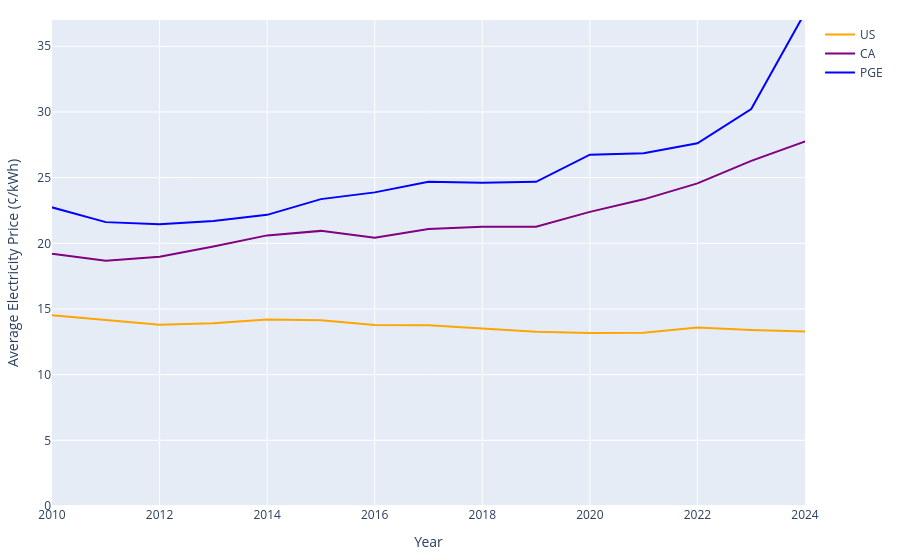

Write notebook code for a chart like this one.
### Markdown cell above
## Electricity Price

Compare electricity prices from PG&E to the California and US averages. We can get bundled system average rates from [CPUC Historical Electric Cost Data](https://www.cpuc.ca.gov/industries-and-topics/electrical-energy/electric-costs/historical-electric-cost-data) and we can put PG&E rates in perspective by comparing them with the California and US averages using data from the [US Energy Information Administration's Electricity Data Browser](https://www.eia.gov/electricity/data/browser/).
At the time of writing (March 4, 2026), CPUC had not yet updated their Historical Electric Cost Data to include 2025, so we'll look at prices up until 2024.

Inflation data is collected from [FRED](https://fred.stlouisfed.org/series/CPIAUCNS#).

### Code cell
importlib.reload(data_analysis)
df = data_analysis.compile_electricity_rates(data_dir)
fig = data_vis.electricity_rates_scatter(df)
fig.show()

# Write figure
fig.write_image(os.path.join(data_dir, "electricity_rates.png"), scale=5)
fig.write_html(os.path.join(data_dir, "electricity_rates.html"), 
               include_plotlyjs='cdn',
               full_html=False,
               config={"responsive": True}
)

### Figure 1 — Plotly figure (JSON) as saved in the notebook; plotly's stock layout.template omitted (floating-point values rounded to 4 significant figures)
{"data": [{"line": {"color": "orange", "width": 2}, "mode": "lines", "name": "US", "type": "scatter", "x": [2005, 2006, 2007, 2008, 2009, 2010, 2011, 2012, 2013, 2014, 2015, 2016, 2017, 2018, 2019, 2020, 2021, 2022, 2023, 2024, 2025], "y": [13.42, 14.21, 14.18, 14.56, 14.74, 14.51, 14.17, 13.8, 13.92, 14.2, 14.14, 13.78, 13.76, 13.5, 13.27, 13.17, 13.19, 13.6, 13.4, 13.28, 13.63]}, {"line": {"color": "purple", "width": 2}, "mode": "lines", "name": "CA", "type": "scatter", "x": [2005, 2006, 2007, 2008, 2009, 2010, 2011, 2012, 2013, 2014, 2015, 2016, 2017, 2018, 2019, 2020, 2021, 2022, 2023, 2024, 2025], "y": [19.17, 20.47, 19.87, 18.68, 19.87, 19.21, 18.68, 18.97, 19.76, 20.6, 20.95, 20.43, 21.09, 21.26, 21.27, 22.39, 23.35, 24.56, 26.28, 27.75, 27.63]}, {"line": {"color": "blue", "width": 2}, "mode": "lines", "name": "PGE", "type": "scatter", "x": [2005, 2006, 2007, 2008, 2009, 2010, 2011, 2012, 2013, 2014, 2015, 2016, 2017, 2018, 2019, 2020, 2021, 2022, 2023, 2024, 2025], "y": [NaN, 22.04, 21.74, 20.49, 21.61, 22.74, 21.61, 21.45, 21.7, 22.17, 23.36, 23.88, 24.69, 24.62, 24.68, 26.74, 26.85, 27.61, 30.22, 37.56, NaN]}], "layout": {"autosize": true, "font": {"size": 12}, "hovermode": "x unified", "margin": {"b": 20, "l": 40, "r": 20, "t": 20}, "title": {"x": 0.5}, "xaxis": {"dtick": 2, "range": [2010, 2024], "tick0": 2010, "tickmode": "linear", "title": {"text": "Year"}}, "yaxis": {"range": [0, 37], "title": {"text": "Average Electricity Price (¢/kWh)"}}}}
